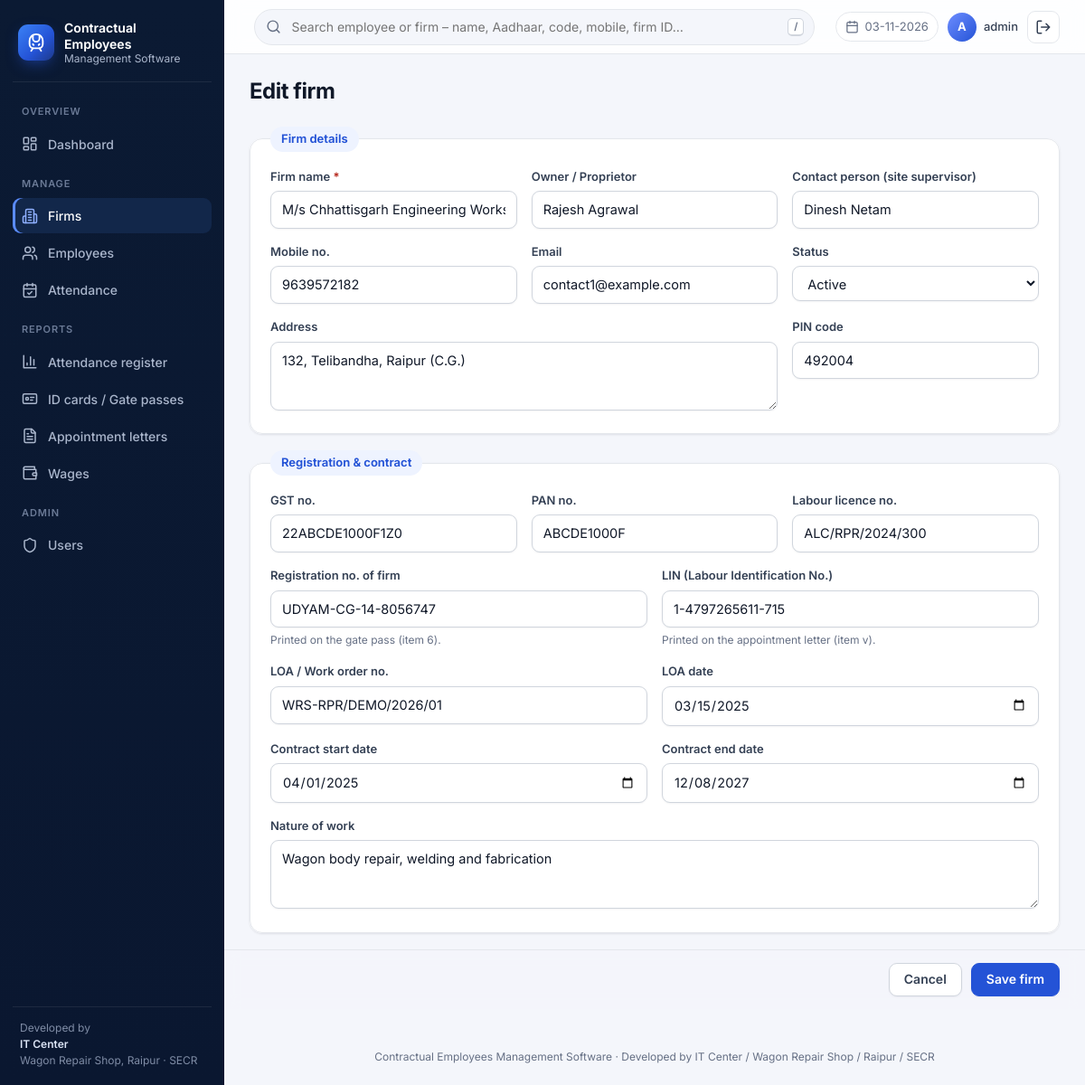
The page /firms/13/edit (signed in) on the database its author committed.
### tables this page shows
CREATE TABLE firms (
    id INTEGER PRIMARY KEY AUTOINCREMENT,
    name TEXT UNIQUE NOT NULL,
    owner_name TEXT,
    contact_person TEXT,
    mobile TEXT,
    email TEXT,
    address TEXT,
    gst_no TEXT,
    pan_no TEXT,
    labour_licence_no TEXT,
    work_order_no TEXT,
    work_description TEXT,
    contract_start TEXT,
    contract_end TEXT,
    status TEXT DEFAULT 'Active',
    created_at TEXT DEFAULT CURRENT_TIMESTAMP
, pincode TEXT, lin_no TEXT, registration_no TEXT, loa_date TEXT);

### app.py (the view, shortened to what this page needs)
@app.route("/firms/new", methods=["GET", "POST"])
@app.route("/firms/<int:firm_id>/edit", methods=["GET", "POST"])
@login_required
def firm_form(firm_id=None):
    db = get_db()
    firm = None
    if firm_id:
        firm = db.execute("SELECT * FROM firms WHERE id=?", (firm_id,)).fetchone() or abort(404)
    return render_template("firm_form.html", firm=firm or {}, editing=bool(firm))

### app.py (called while the page is built)
def get_db():
    if "db" not in g:
        g.db = sqlite3.connect(DB_PATH)
        g.db.row_factory = sqlite3.Row
        g.db.execute("PRAGMA foreign_keys = ON")
    return g.db

def parse_date(value):
    try:
        return datetime.strptime(value, "%Y-%m-%d").date()
    except (TypeError, ValueError):
        return None

@app.template_filter("dmy")
def dmy(value):
    d = parse_date(value) if isinstance(value, str) else value
    return d.strftime("%d-%m-%Y") if d else "-"

def icon(name, size=18):
    return Markup(f'<svg class="icon" width="{size}" height="{size}" viewBox="0 0 24 24" fill="none" '
                  f'stroke="currentColor" stroke-width="2" stroke-linecap="round" stroke-linejoin="round" '
                  f'aria-hidden="true">{_ICONS[name]}</svg>')

def login_required(view):
    @wraps(view)
    def wrapped(*args, **kwargs):
        if not session.get("user_id"):
            return redirect(url_for("login", next=request.path))
        return view(*args, **kwargs)
    return wrapped

@app.before_request
def guard():
    if request.endpoint == "static":
        return
    has_user = get_db().execute("SELECT 1 FROM users LIMIT 1").fetchone()
    if not has_user and request.endpoint != "setup":
        return redirect(url_for("setup"))
    if request.method == "POST":
        token = request.form.get("csrf_token")
        if not token or token != session.get("csrf_token"):
            abort(400, "Form expired. Please go back, reload the page and try again.")

@app.context_processor
def inject_csrf():
    if "csrf_token" not in session:
        session["csrf_token"] = secrets.token_hex(16)
    return {"csrf_token": session["csrf_token"], "today": date.today().isoformat()}

### templates/firm_form.html (shortened to what this page needs)
{% extends "base.html" %}
{% block content %}
<div class="page-head"><h1>{{ 'Edit firm' if editing else 'Add new firm' }}</h1></div>
<form method="post">
  <fieldset>
    <legend>Firm details</legend>
    <div class="row">
      <div><label>Firm name <span class="req">*</span></label><input type="text" name="name" value="{{ firm.name or '' }}" required></div>
      <div><label>Owner / Proprietor</label><input type="text" name="owner_name" value="{{ firm.owner_name or '' }}"></div>
      <div><label>Contact person (site supervisor)</label><input type="text" name="contact_person" value="{{ firm.contact_person or '' }}"></div>
    </div>
    <div class="row">
      <div><label>Mobile no.</label><input type="tel" name="mobile" value="{{ firm.mobile or '' }}" pattern="[6-9][0-9]{9}" maxlength="10" title="10-digit mobile number"></div>
      <div><label>Email</label><input type="email" name="email" value="{{ firm.email or '' }}"></div>
      <div><label>Status</label>
        <select name="status">{% for s in ['Active', 'Inactive'] %}<option {{ 'selected' if firm.status == s }}>{{ s }}</option>{% endfor %}</select></div>
    </div>
    <div class="row">
      <div style="grid-column: span 2"><label>Address</label><textarea name="address">{{ firm.address or '' }}</textarea></div>
      <div><label>PIN code</label><input type="text" name="pincode" value="{{ firm.pincode or '' }}" inputmode="numeric" maxlength="6" pattern="[0-9]{6}" title="6-digit PIN code"></div>
    </div>
  </fieldset>
  <fieldset>
    <legend>Registration &amp; contract</legend>
    <div class="row">
      <div><label>GST no.</label><input type="text" name="gst_no" value="{{ firm.gst_no or '' }}" maxlength="15"></div>
      <div><label>PAN no.</label><input type="text" name="pan_no" value="{{ firm.pan_no or '' }}" maxlength="10"></div>
      <div><label>Labour licence no.</label><input type="text" name="labour_licence_no" value="{{ firm.labour_licence_no or '' }}"></div>
    </div>
    <div class="row">
      <div><label>Registration no. of firm</label><input type="text" name="registration_no" value="{{ firm.registration_no or '' }}">
        <div class="hint">Printed on the gate pass (item 6).</div></div>
      <div><label>LIN (Labour Identification No.)</label><input type="text" name="lin_no" value="{{ firm.lin_no or '' }}">
        <div class="hint">Printed on the appointment letter (item v).</div></div>
    </div>
    <div class="row">
      <div><label>LOA / Work order no.</label><input type="text" name="work_order_no" value="{{ firm.work_order_no or '' }}"></div>
      <div><label>LOA date</label><input type="date" name="loa_date" value="{{ firm.loa_date or '' }}"></div>
    </div>
    <div class="row">
      <div><label>Contract start date</label><input type="date" name="contract_start" value="{{ firm.contract_start or '' }}"></div>
      <div><label>Contract end date</label><input type="date" name="contract_end" value="{{ firm.contract_end or '' }}"></div>
    </div>
    <div class="row"><div><label>Nature of work</label><textarea name="work_description" placeholder="e.g. Coach cleaning, loading/unloading, machining support">{{ firm.work_description or '' }}</textarea></div></div>
  </fieldset>
  <div class="sticky-save">
    <a class="btn secondary" href="{{ request.referrer or url_for('firms') }}">Cancel</a>
    <button class="btn">Save firm</button>
  </div>
</form>
{% endblock %}

### static/style.css (style rules this page uses)
:root { --bg: #f4f6fb; --card: #ffffff; --text: #101828; --text-2: #344054; --muted: #667085; --border: #e4e7ec; --border-strong: #d0d5dd; --primary: #2453d6; --primary-dark: #1c41ad; --primary-soft: #eef3ff; --success: #067647; --success-bg: #ecfdf3; --danger: #b42318; --danger-bg: #fef3f2; --warn: #b54708; --warn-bg: #fffaeb; --info-bg: #eef3ff; --sidebar: #0b1a33; --sidebar-2: #12274a; --sidebar-text: #aab6cc; --radius: 14px; --radius-sm: 9px; --shadow-xs: 0 1px 2px rgba(16, 24, 40, .05); --shadow: 0 1px 3px rgba(16, 24, 40, .06), 0 1px 2px rgba(16, 24, 40, .04); --shadow-lg: 0 12px 32px -8px rgba(16, 24, 40, .18); --sidebar-w: 248px; --font: "Inter", "Segoe UI Variable Text", "Segoe UI", system-ui, -apple-system, Roboto, Arial, sans-serif; --s-1: #2a78d6; --s-2: #eb6834; --s-3: #1baf7a; --s-4: #eda100; --s-present: var(--s-1); --s-absent: var(--s-2); --s-half: var(--s-3); --s-leave: var(--s-4); --st-good: #0ca30c; --st-warning: #fab219; --st-serious: #ec835a; --st-critical: #d03b3b; --grid: #eceef2; --axis: #c3c2b7; --ink-muted: #898781; }
* { box-sizing: border-box; }
html { -webkit-text-size-adjust: 100%; }
body { margin: 0; font-family: var(--font); font-size: 14.5px; line-height: 1.5; background: var(--bg); color: var(--text); -webkit-font-smoothing: antialiased; }
a { color: var(--primary); text-decoration: none; }
h1 { font-size: 24px; line-height: 1.25; letter-spacing: -.02em; margin: 0 0 4px; font-weight: 700; }
.icon { flex: none; display: inline-block; vertical-align: middle; }
.side-nav a.active .icon { color: #8fb0ff; }
.page-head { display: flex; justify-content: space-between; align-items: flex-end; gap: 14px; flex-wrap: wrap; margin-bottom: 20px; }
.btn { display: inline-flex; align-items: center; justify-content: center; gap: 7px; border: 1px solid var(--primary); background: var(--primary); color: #fff; padding: 9px 16px; border-radius: var(--radius-sm); cursor: pointer; font: inherit; font-size: 14px; font-weight: 600; line-height: 1.2; box-shadow: var(--shadow-xs); transition: background .15s, box-shadow .15s; }
.btn.secondary { background: #fff; color: var(--text-2); border-color: var(--border-strong); }
form .row { display: grid; grid-template-columns: repeat(auto-fit, minmax(230px, 1fr)); gap: 16px; margin-bottom: 16px; }
label { display: block; font-size: 13px; font-weight: 600; color: var(--text-2); margin-bottom: 6px; }
label .req { color: var(--danger); }
input[type=text], input[type=password], input[type=date], input[type=month], input[type=email], input[type=number], input[type=tel], input[type=search], select, textarea { width: 100%; padding: 9px 12px; border: 1px solid var(--border-strong); border-radius: var(--radius-sm); font: inherit; background: #fff; color: var(--text); box-shadow: var(--shadow-xs); transition: border-color .15s, box-shadow .15s; }
textarea { min-height: 76px; resize: vertical; }
.hint { font-size: 12px; color: var(--muted); margin-top: 5px; }
fieldset { border: 1px solid var(--border); border-radius: var(--radius); padding: 18px 22px 4px; margin: 0 0 18px; background: var(--card); box-shadow: var(--shadow); }
legend { font-weight: 650; padding: 4px 12px; color: var(--primary); background: var(--primary-soft); border-radius: 999px; font-size: 13px; }
.sticky-save { position: sticky; bottom: 0; z-index: 5; margin: 0 -28px; padding: 14px 28px; display: flex; gap: 10px; justify-content: flex-end; background: rgba(244, 246, 251, .9); backdrop-filter: blur(8px); border-top: 1px solid var(--border); }
.side-nav a, .btn, .icon-btn, .stat, .card, .filters, .att-opts label, .user-chip, .today-chip, .doc-list li, .hbar-row, .brand, .legend-row span, td a, .table-view summary { transition: transform .16s ease, box-shadow .16s ease, background-color .16s ease, color .16s ease, border-color .16s ease; }

### rows shown on the page
firms: name "M/s Chhattisgarh Engineering Works", owner_name "Rajesh Agrawal", contact_person "Dinesh Netam", mobile "9639572182", email "contact1@example.com", address "132, Telibandha, Raipur (C.G.)", pincode "492004", gst_no "22ABCDE1000F1Z0", pan_no "ABCDE1000F", labour_licence_no "ALC/RPR/2024/300", registration_no "UDYAM-CG-14-8056747", lin_no "1-4797265611-715", work_order_no "WRS-RPR/DEMO/2026/01", loa_date "03/15/2025", contract_start "04/01/2025", contract_end "12/08/2027", work_description "Wagon body repair, welding and fabrication"

### other values the page prints
{{ session.username[:1] | upper }} "A"
{{ session.username }} "admin"
{{ 'Edit firm' if editing else 'Add new firm' }} "Edit firm"
{{ APP_NAME }} "Contractual Employees Management Software"
{{ DEVELOPED_BY }} "IT Center / Wagon Repair Shop / Raipur / SECR"
form field status "Active"
